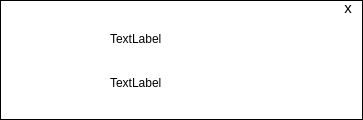
<?xml version="1.0" encoding="UTF-8"?>
<ui version="4.0">
 <class>Dialog</class>
 <widget class="QDialog" name="Dialog">
  <property name="geometry">
   <rect>
    <x>0</x>
    <y>0</y>
    <width>363</width>
    <height>120</height>
   </rect>
  </property>
  <property name="windowTitle">
   <string>Dialog</string>
  </property>
  <property name="windowOpacity">
   <double>1.000000000000000</double>
  </property>
  <property name="toolTip">
   <string/>
  </property>
  <property name="styleSheet">
   <string notr="true">*{
	background-color: white;
}

QDialog {
	border: 1px solid black;
}

#closeNotification {
	background-color: transparent;
}</string>
  </property>
  <widget class="QLabel" name="icon">
   <property name="geometry">
    <rect>
     <x>20</x>
     <y>20</y>
     <width>81</width>
     <height>81</height>
    </rect>
   </property>
   <property name="styleSheet">
    <string notr="true"/>
   </property>
   <property name="text">
    <string/>
   </property>
   <property name="scaledContents">
    <bool>false</bool>
   </property>
  </widget>
  <widget class="QWidget" name="verticalLayoutWidget">
   <property name="geometry">
    <rect>
     <x>110</x>
     <y>20</y>
     <width>231</width>
     <height>81</height>
    </rect>
   </property>
   <layout class="QVBoxLayout" name="verticalLayout">
    <item>
     <widget class="QLabel" name="title">
      <property name="font">
       <font>
        <pointsize>9</pointsize>
       </font>
      </property>
      <property name="text">
       <string>TextLabel</string>
      </property>
      <property name="textFormat">
       <enum>Qt::PlainText</enum>
      </property>
      <property name="scaledContents">
       <bool>false</bool>
      </property>
      <property name="wordWrap">
       <bool>true</bool>
      </property>
     </widget>
    </item>
    <item>
     <widget class="QLabel" name="message">
      <property name="text">
       <string>TextLabel</string>
      </property>
      <property name="wordWrap">
       <bool>true</bool>
      </property>
     </widget>
    </item>
   </layout>
  </widget>
  <widget class="QLabel" name="closeNotification">
   <property name="geometry">
    <rect>
     <x>340</x>
     <y>0</y>
     <width>16</width>
     <height>16</height>
    </rect>
   </property>
   <property name="font">
    <font>
     <pointsize>11</pointsize>
    </font>
   </property>
   <property name="text">
    <string>x</string>
   </property>
   <property name="alignment">
    <set>Qt::AlignCenter</set>
   </property>
  </widget>
 </widget>
 <resources/>
 <connections/>
</ui>
